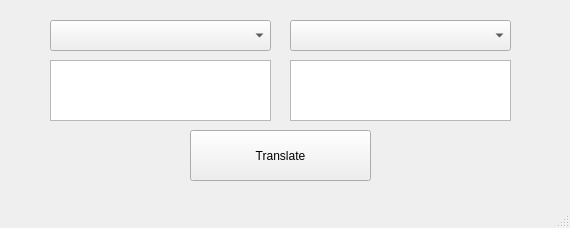
<?xml version="1.0" encoding="UTF-8"?>
<ui version="4.0">
 <class>MainWindow</class>
 <widget class="QMainWindow" name="MainWindow">
  <property name="geometry">
   <rect>
    <x>0</x>
    <y>0</y>
    <width>570</width>
    <height>228</height>
   </rect>
  </property>
  <property name="minimumSize">
   <size>
    <width>570</width>
    <height>228</height>
   </size>
  </property>
  <property name="maximumSize">
   <size>
    <width>570</width>
    <height>228</height>
   </size>
  </property>
  <property name="windowTitle">
   <string>Dictionary</string>
  </property>
  <widget class="QWidget" name="centralwidget">
   <widget class="QTextEdit" name="originalEdit">
    <property name="geometry">
     <rect>
      <x>50</x>
      <y>60</y>
      <width>221</width>
      <height>61</height>
     </rect>
    </property>
   </widget>
   <widget class="QTextEdit" name="translationEdit">
    <property name="geometry">
     <rect>
      <x>290</x>
      <y>60</y>
      <width>221</width>
      <height>61</height>
     </rect>
    </property>
    <property name="readOnly">
     <bool>true</bool>
    </property>
    <property name="overwriteMode">
     <bool>false</bool>
    </property>
   </widget>
   <widget class="QComboBox" name="originalLang">
    <property name="geometry">
     <rect>
      <x>50</x>
      <y>20</y>
      <width>221</width>
      <height>31</height>
     </rect>
    </property>
   </widget>
   <widget class="QComboBox" name="translationLang">
    <property name="geometry">
     <rect>
      <x>290</x>
      <y>20</y>
      <width>221</width>
      <height>31</height>
     </rect>
    </property>
   </widget>
   <widget class="QPushButton" name="pushButton">
    <property name="geometry">
     <rect>
      <x>190</x>
      <y>130</y>
      <width>181</width>
      <height>51</height>
     </rect>
    </property>
    <property name="text">
     <string>Translate</string>
    </property>
   </widget>
  </widget>
  <widget class="QMenuBar" name="menubar">
   <property name="geometry">
    <rect>
     <x>0</x>
     <y>0</y>
     <width>570</width>
     <height>22</height>
    </rect>
   </property>
  </widget>
  <widget class="QStatusBar" name="statusbar"/>
 </widget>
 <resources/>
 <connections/>
</ui>
